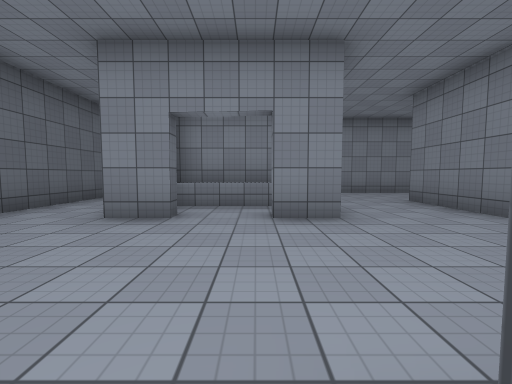
[1] (above)

24 first-person views from a walk through a 3-D level made in the Unity game engine. The camera is 1.3 m above the floor, tilts 4° down and sees 90° across. The floor is counted in squares, 2 m on a side. Each view is taken from the middle of a square. On the plan, view 1 faces up. The plan holds only what a view shows up to about 9 squares ahead; the rest is blank. The place goes on beyond the plan. The player character is not drawn. Door leaves are left out, so doorways stand open. Surface patterns are stand-ins for the level's own textures.

[2]
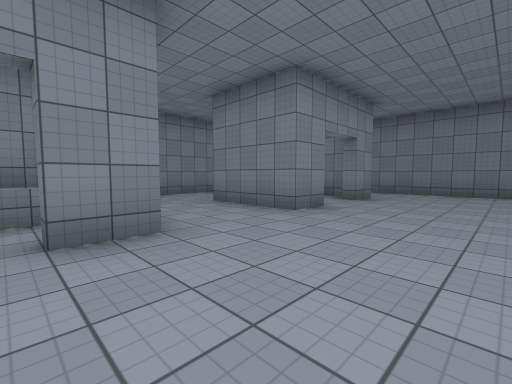

[3]
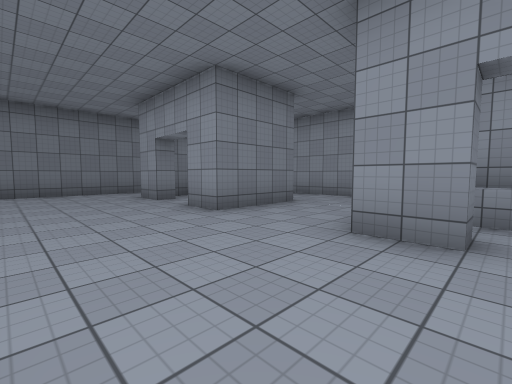

[4]
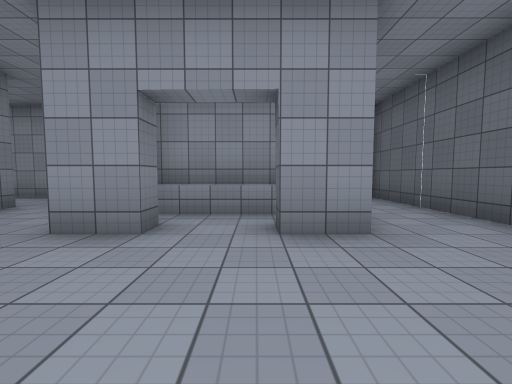

[5]
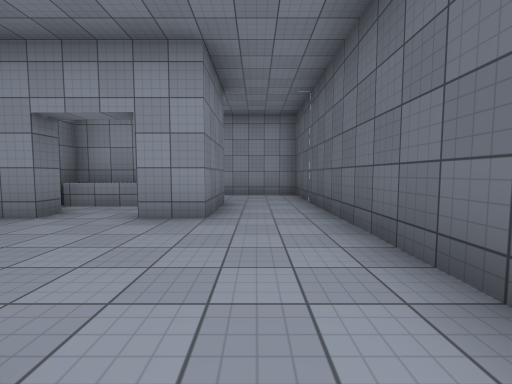

[6]
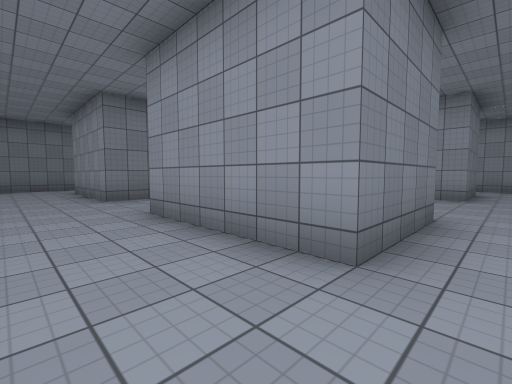

[7]
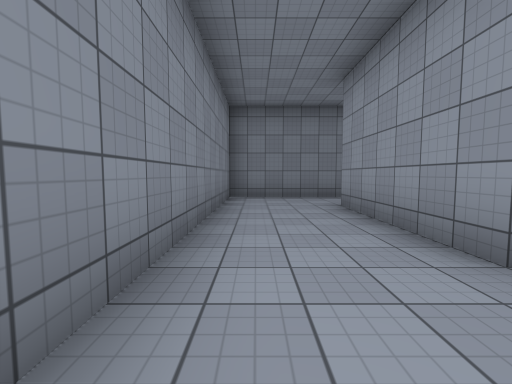

[8]
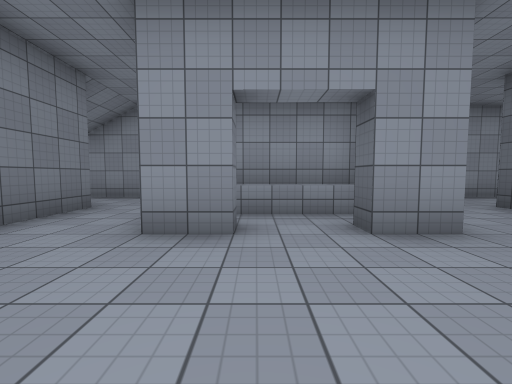

[9]
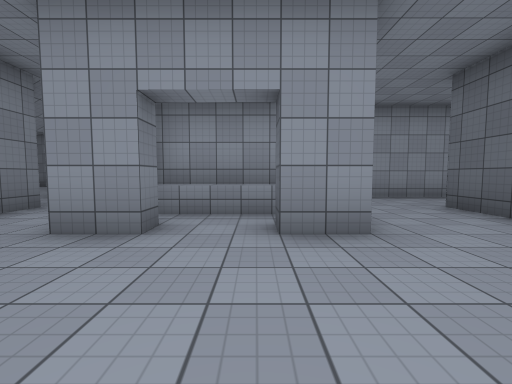

[10]
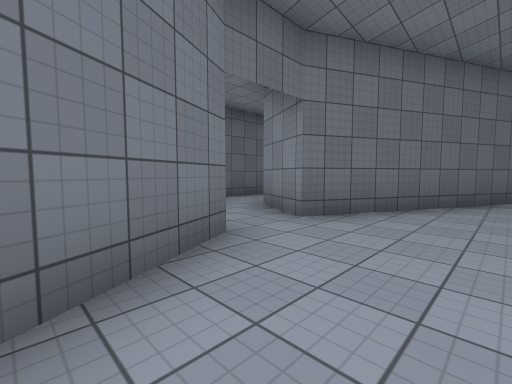

[11]
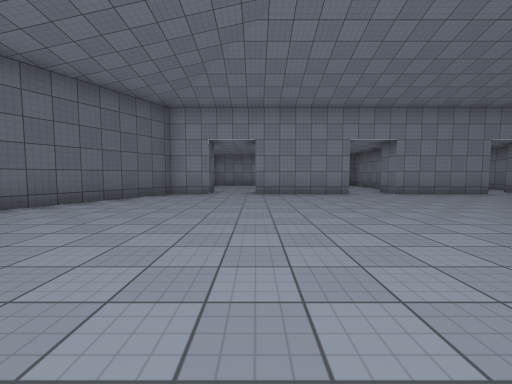

[12]
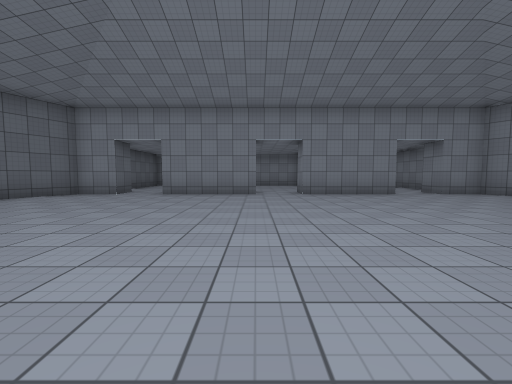

[13]
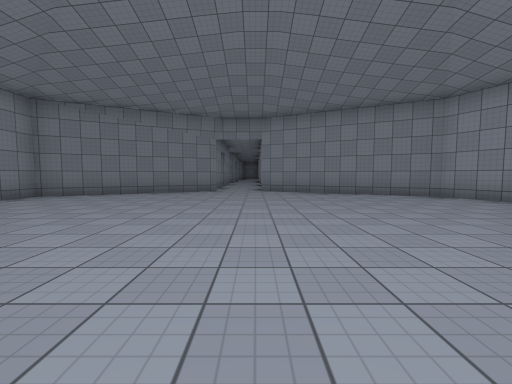

[14]
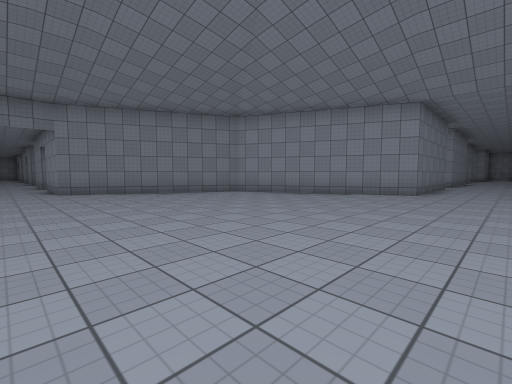

[15]
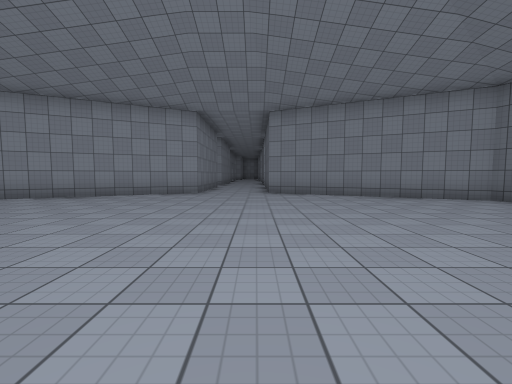

[16]
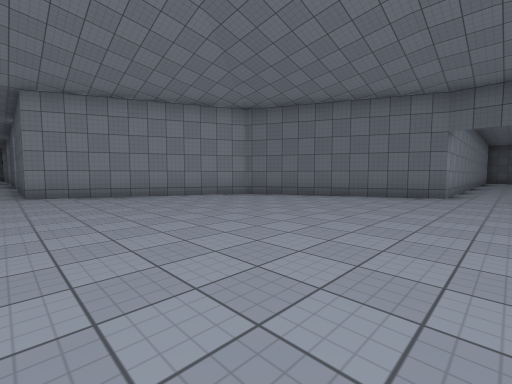

[17]
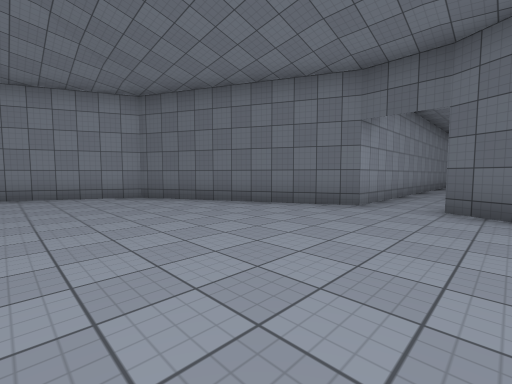

[18]
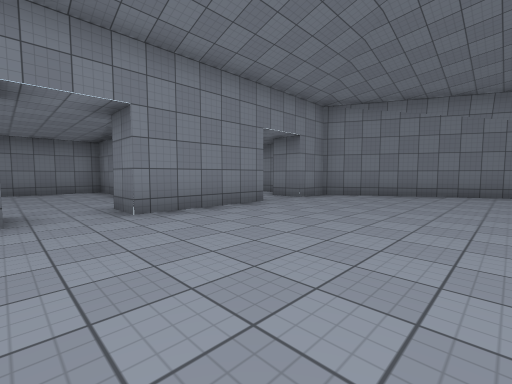

[19]
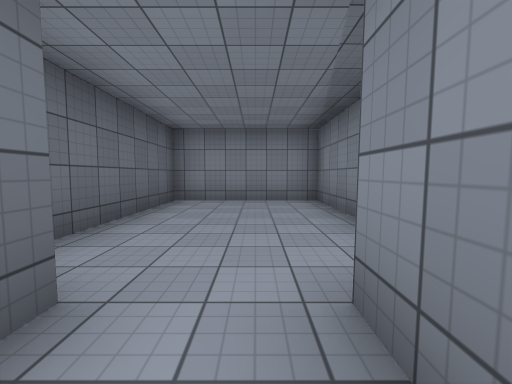

[20]
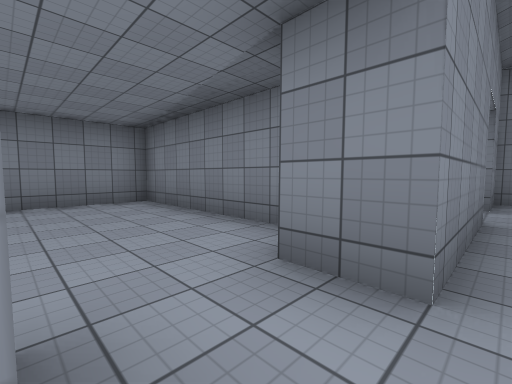

[21]
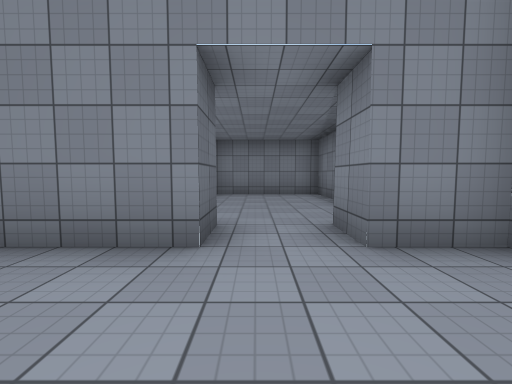

[22]
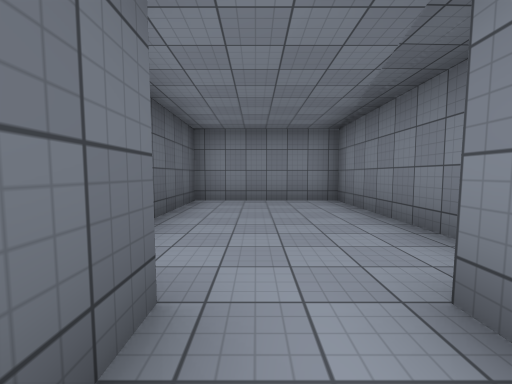

[23]
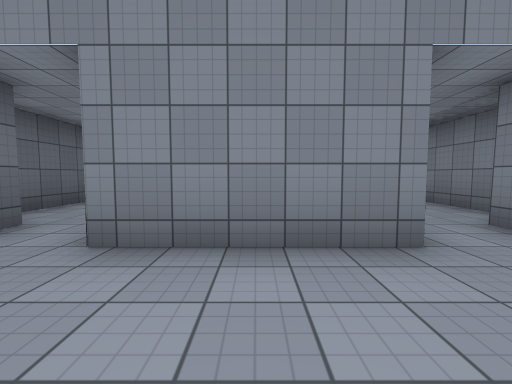

[24]
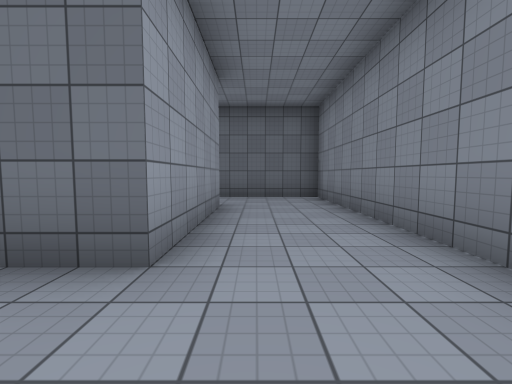

### Floor plan
Points are (right, up) in squares from view 1. A wall is a line through its corners. A room is listed if a view was taken in it or the views show most of it. See-through windows are left out.
Room 1 (views 1, 2, 3, 4, 5, 6, 7, 8, 9, 24)
walls: (1.4, 3.7) (0.3, 3.7); (4.8, 3.7) (3.8, 3.7) (3.8, 6.2) (7.2, 6.2); (1.2, -0.6) (1.2, -2.1); (0.2, -0.3) (0.2, 0.2) (1.2, 0.2); (4.1, -1.8) (6.9, -1.8); (6.2, -0.4) (6.2, 0.2) (7.3, 0.2) (7.3, -1.5); (3.8, -2.1) (3.8, 0.2) (4.7, 0.2) (4.7, -0.3); (-1.2, 3.7) (-2.3, 3.7) (-2.3, 6.2) (1.2, 6.2) (1.2, 5.1); (0.5, 5.9) (-1.9, 5.9); (7, 4.4) (7, 5.1); (7.4, 3.7) (6.2, 3.7) (6.2, 4.1); (7, -1.1) (7, -0.6); (-1.4, -1.8) (1, -1.8) (1, -1.1); (3.2, -4.2) (10.8, -4.2); (-2.3, -2.1) (-2.3, 0.2) (-1.3, 0.2) (-1.3, -0.3); (10.8, -2.8) (9.2, -2) (9.2, 8.7) (-4.3, 8.7) (-4.3, -4.2) (1.8, -4.2)
low walls: (4.4, -1.1) (6.6, -1.1); (0.4, 5.2) (-1.6, 5.2); (-1.4, -1.1) (0.9, -1.1)
ways out: open door at (11, -3.5) to room 2
Room 2 (views 10, 11, 12, 13, 14, 15, 16, 17, 18, 19, 20, 21, 22, 23)
walls: (19.1, 2.2) (15.9, 2.2); (21, -11.8) (26.3, -9.3) (28.8, -4.2); (23.5, 3.2) (23.5, 2.2) (20.5, 2.2) (20.5, 3.2); (28.5, -2) (26.3, 2.2) (25, 2.2) (25, 3.2); (14.5, 3.1) (14.5, 2.2) (13.3, 2.2) (10.8, -2.8); (10.8, -4.2) (13.3, -9.2) (18.5, -11.7)
ways out: open door at (11, -3.5) to room 1; opening at (24, 3) to room 3; opening at (20, 3) to room 4; opening at (15, 3); opening at (20, -13); open door at (29, -3.5)
Room 3 (no view inside)
walls: (26, 4.2) (26, 8.2) (22.5, 8.2) (22.5, 5.6)
ways out: opening at (24, 3) to room 2
Room 4 (no view inside)
walls: (21.5, 4) (21.5, 8.2) (18, 8.2) (18, 4.2)
ways out: opening at (20, 3) to room 2

Positions as (right, up) in squares from view 1, and headings:
1: (0, 0), facing up
2: (0, 1), facing up-right
3: (0, 3), facing down-right
4: (-1, 3), facing down
5: (-3, 4), facing down
6: (-3, 8), facing down-right
7: (2, 8), facing right
8: (6, 3), facing down
9: (5, 3), facing down
10: (13, -6), facing up-left
11: (16, -6), facing up
12: (19, -6), facing up
13: (19, -4), facing right
14: (19, -3), facing down-right
15: (19, -3), facing down
16: (19, -3), facing down-left
17: (16, -2), facing down-left
18: (19, -2), facing up-right
19: (20, 2), facing up
20: (19, 2), facing up-right
21: (24, 0), facing up
22: (24, 2), facing up
23: (22, 0), facing up
24: (3, 7), facing left
